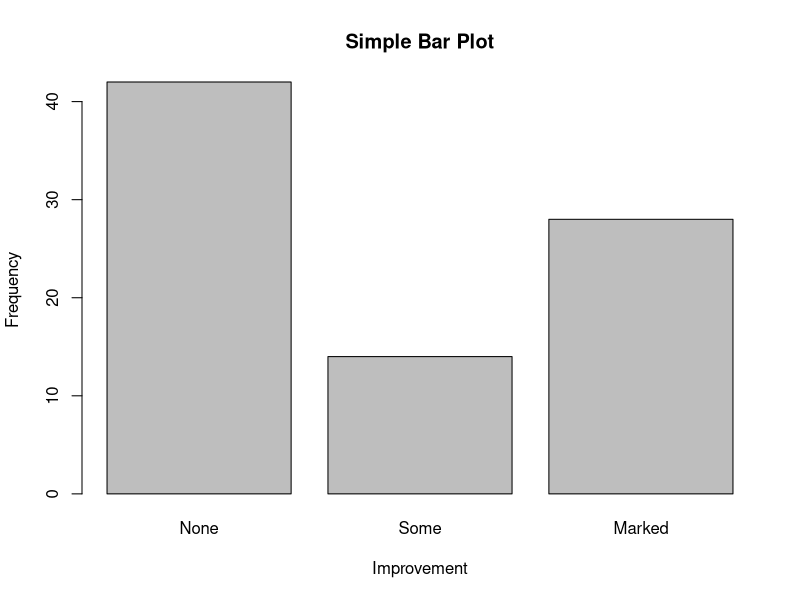
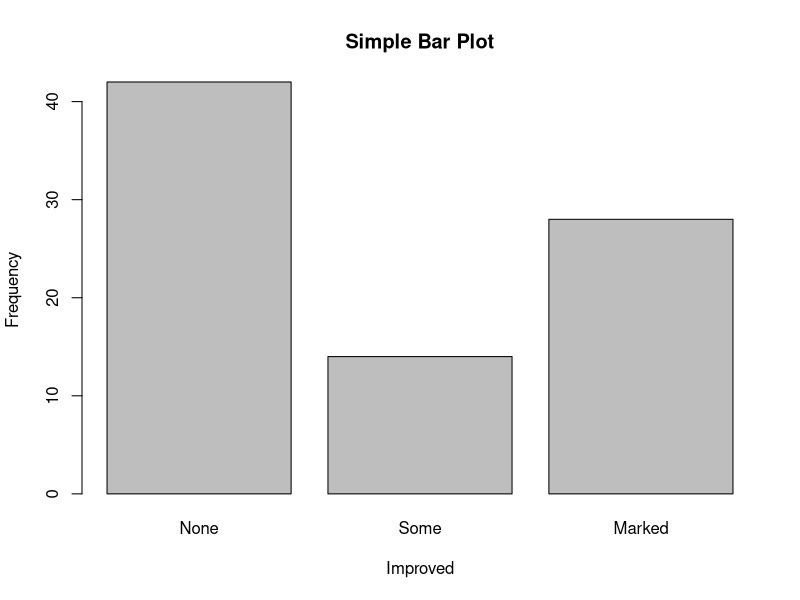

Write R code to recreate these figures, in order.
library(vcd)
counts <- table(Arthritis$Improved)

counts
#Bar plots display the distribution (frequencies) of a categorical variable through vertical or horizontal bars.
barplot(counts,
        main="Simple Bar Plot",
        xlab="Improvement", ylab="Frequency")

#If the categorical variable to be plotted is a factor or ordered factor, you can create a vertical bar plot quickly with the plot() function.
counts <- factor(Arthritis$Improved)
plot(counts, main="Simple Bar Plot",
               xlab="Improved", ylab="Frequency")

